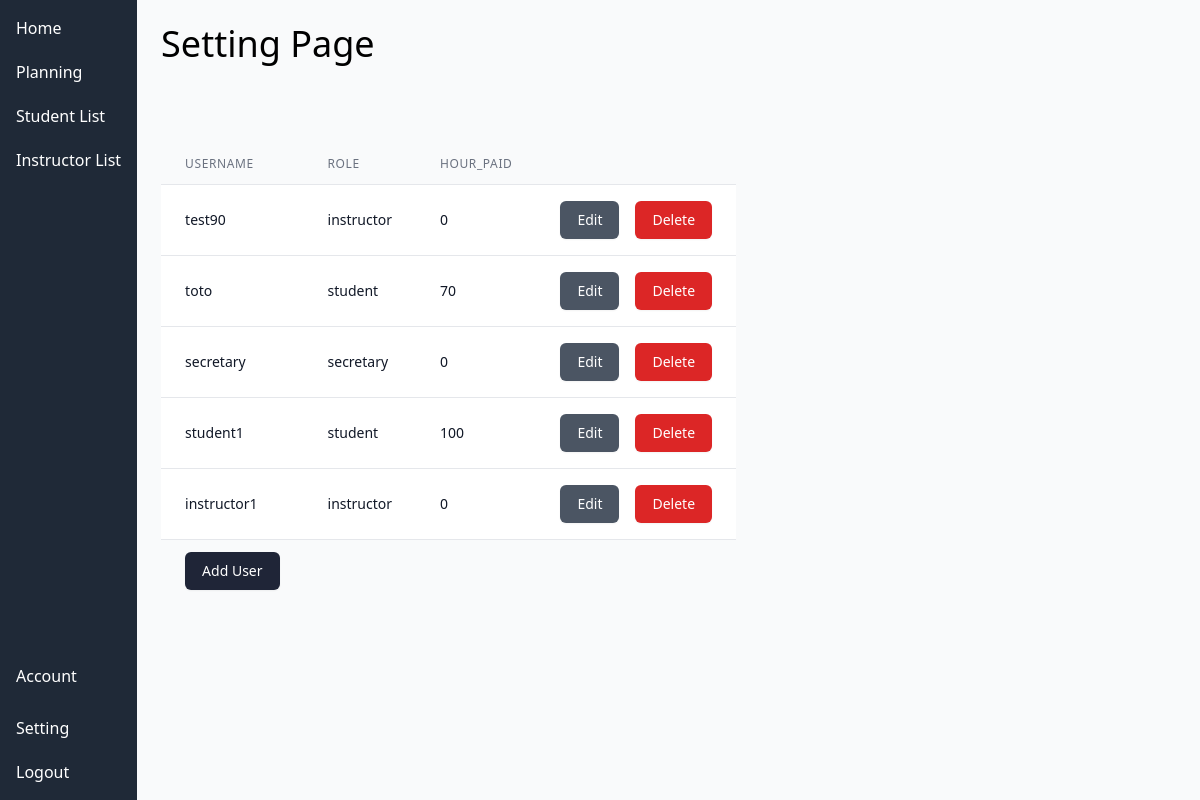
The app's page /settings/ (signed in) with its own data.
### authapp/models.py (models this page shows)
class CustomUser(AbstractUser):
    ROLES_CHOICES = [
        ('student', 'Student'),
        ('instructor', 'Instructor'),
		('secretary', 'Secretary'),
        ('admin', 'Admin'),
    ]
    roles = models.CharField(max_length=50, choices=ROLES_CHOICES, null=True, blank=True)
    hours_paid = models.IntegerField(default=0)
    hours_taken = models.IntegerField(default=0)

### main/views.py (the view)
# urls.py: path('settings/', views.settings, name='settings'),
@login_required
def settings(request):
    current_user = request.user
    if current_user.roles == 'secretary':
        users = CustomUser.objects.filter(roles__in=['student', 'instructor'])
    else:
        users = CustomUser.objects.filter(roles__in=['student', 'instructor', 'secretary'])
    return render(request, 'setting.html', {'users': users})

### main/templates/setting.html (shortened to what this page needs)
{% extends 'base_generic.html' %}
{% block content %}
<h2 class="text-black-600 text-4xl mb-20">Setting Page</h2>
<div class="flex">
  <div class="w-full">
    <table class="divide-y divide-gray-200">
      <thead class="bg-gray-50">
        <tr>
          <th scope="col" class="px-6 py-3 text-left text-xs font-medium text-gray-500 uppercase tracking-wider">
            Username
          </th>
		  <th scope="col" class="px-6 py-3 text-left text-xs font-medium text-gray-500 uppercase tracking-wider">
			Role
		  </th>
		  <th scope="col" class="px-6 py-3 text-left text-xs font-medium text-gray-500 uppercase tracking-wider">
			hour_paid
		  </th>
        </tr>
      </thead>
      <tbody class="bg-white divide-y divide-gray-200">
        {% for user in users %}
          {% if user != request.user %}
            <tr>
              <td class="px-6 py-4 whitespace-nowrap text-sm font-medium text-gray-900">
                {{ user.username }}
              </td>
			  <td class="px-6 py-4 whitespace-nowrap text-sm font-medium text-gray-900">
				{{ user.roles }}
			  </td>
			  <td class="px-6 py-4 whitespace-nowrap text-sm font-medium text-gray-900">
				{{ user.hours_paid }}
			  </td>
              <td class="px-6 py-4 whitespace-nowrap text-sm font-medium text-gray-900">
                <div class="flex gap-4">
                  <a href="{% url 'main:update_user' user.id %}" class="inline-flex items-center px-4 py-2 border border-transparent text-sm font-medium rounded-md shadow-sm text-white bg-gray-600 hover:bg-gray-500 focus:outline-none focus:ring-2 focus:ring-offset-2 focus:ring-grey-500">
                    Edit
                  </a>
                  <form action="{% url 'main:delete_user' user.id %}" method="post">
                    <div class="flex gap-4">
                      <button type="submit" class="inline-flex items-center px-4 py-2 border border-transparent text-sm font-medium rounded-md shadow-sm text-white bg-red-600 hover:bg-red-500 focus:outline-none focus:ring-2 focus:ring-offset-2 focus:ring-red-500">
                        Delete
                      </button>
                    </div>
                  </form>
                </div>
              </td>
            </tr>
          {% endif %}
        {% endfor %}
      </tbody>
      <tfoot class="bg-gray-50">
        <tr>
          <td  class="px-6 py-3 text-right">
            <a href="{% url 'auth:register' %}" class="inline-flex items-center px-4 py-2 border border-transparent text-sm font-medium rounded-md shadow-sm text-white  hover:bg-indigo-700 focus:outline-none focus:ring-2 focus:ring-offset-2 focus:ring-indigo-500" style="background-color: #1f2537;">
              Add User
            </a>
          </td>
        </tr>
      </tfoot>
    </table>
  </div>
</div>
{% endblock %}

### main/templates/base_generic.html (shortened to what this page needs)
<!DOCTYPE html>
<html>
<head>
    <link href="https://cdn.jsdelivr.net/npm/tailwindcss@2.2.19/dist/tailwind.min.css" rel="stylesheet">
</head>
<body>
    <main class="bg-gray-50">
        <div class="flex">
            <div class="w-[calc(30%-50px)] bg-gray-800 p-4 flex flex-col justify-between text-white" style="height: 100vh;">
                <div class="flex flex-col gap-5">
                    <a href="{% url 'main:home' %}">Home</a>
                    <a href="{% url 'planning:appointment_list' %}">Planning</a>
                    {% if user.roles == 'instructor' or user.roles == 'secretary' or user.roles == 'admin' %}
                    <a href="{% url 'main:student_list' %}">Student List</a>
                    {% endif %}
                    {% if user.roles == 'secretary' or user.roles == 'admin' %}
                    <a href="{% url 'main:instructor_list' %}">Instructor List</a>
                    {% endif %}
                </div>
                <div class="flex flex-col gap-5">
                    <a href="{% url 'main:account' %}" class="block mt-2">Account</a>
                    {% if 'admin' in user.roles or 'secretary' in user.roles %}
                    <a href="{% url 'main:settings' %}" class="block mt-2">Setting</a>
                    {% endif %}
                    <form method="post" action="{% url 'auth:logout' %}">
                        <button type="submit" class="block w-full text-left">Logout</button>
                    </form>
                </div>
            </div>
            <div class="w-3/4 p-6"
            >
                {% block content %}{% endblock %}
            </div>
          </div>
    </main>
</body>
</html>

### records on screen
CustomUser: username "test90", roles "instructor", hours_paid "0"
CustomUser: username "toto", roles "student", hours_paid "70"
CustomUser: username "secretary", roles "secretary", hours_paid "0"
CustomUser: username "student1", roles "student", hours_paid "100"
CustomUser: username "instructor1", roles "instructor", hours_paid "0"
